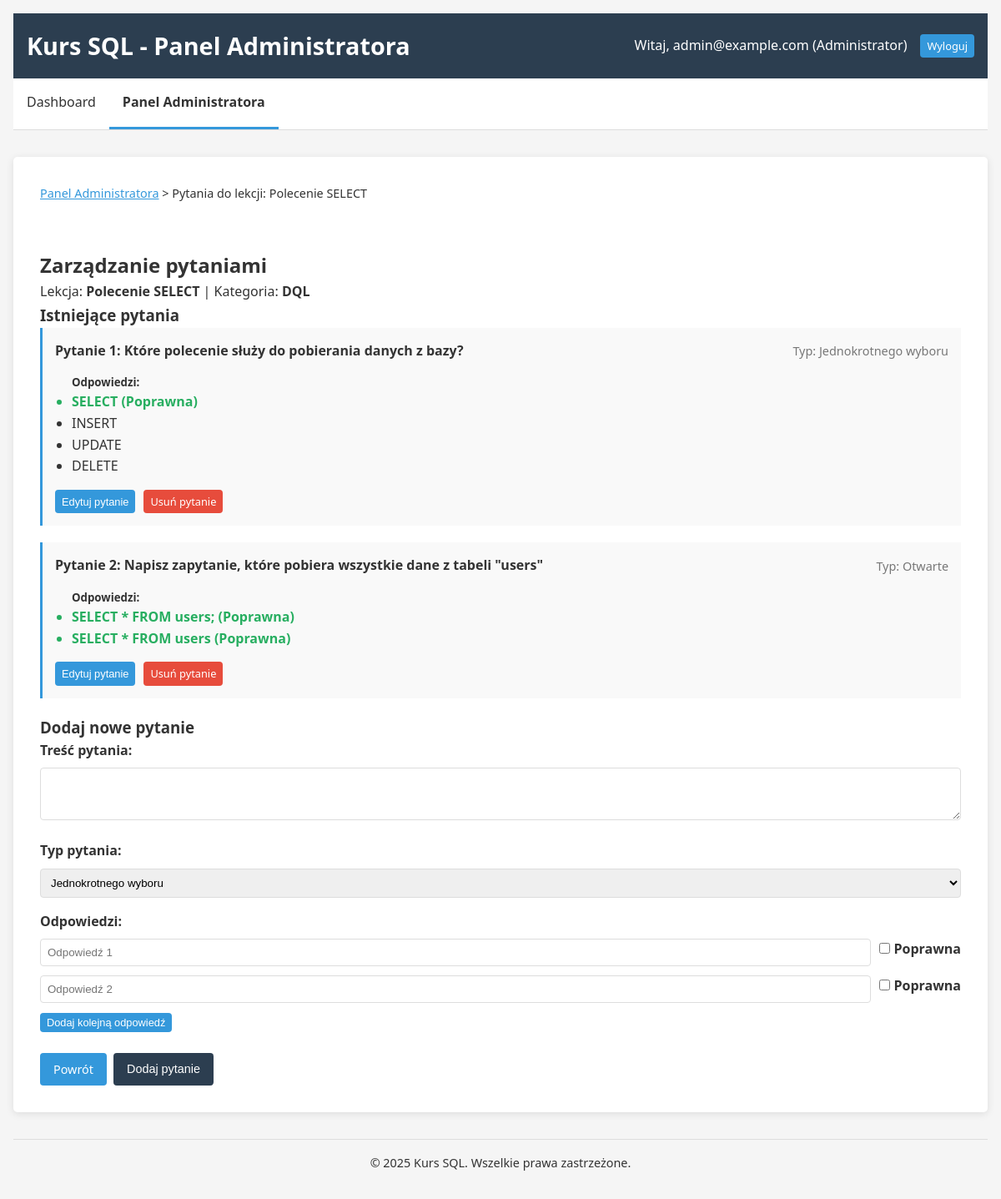
/index.php?page=admin_manage_questions&lesson_id=2 (signed in), run on the app's committed database.
### tables this page shows
CREATE TABLE lessons (
    id INT AUTO_INCREMENT PRIMARY KEY,
    title VARCHAR(255) NOT NULL,
    content TEXT NOT NULL,
    category VARCHAR(100) NOT NULL
);

CREATE TABLE questions (
    id INT AUTO_INCREMENT PRIMARY KEY,
    lesson_id INT,
    type ENUM('single', 'multi', 'open') NOT NULL,
    text TEXT NOT NULL,
    FOREIGN KEY (lesson_id) REFERENCES lessons(id) ON DELETE CASCADE
);

CREATE TABLE answers (
    id INT AUTO_INCREMENT PRIMARY KEY,
    question_id INT,
    text TEXT NOT NULL,
    is_correct BOOLEAN DEFAULT FALSE,
    FOREIGN KEY (question_id) REFERENCES questions(id) ON DELETE CASCADE
);

### functions.php (called while the page is built, shortened)
<?php
function get_questions_for_lesson($db, $lesson_id) {
    $stmt = $db->prepare("SELECT * FROM questions WHERE lesson_id = ?");
    $stmt->execute([$lesson_id]);
    return $stmt->fetchAll(PDO::FETCH_ASSOC);
}
function get_answers_for_question($db, $question_id) {
    $stmt = $db->prepare("SELECT * FROM answers WHERE question_id = ?");
    $stmt->execute([$question_id]);
    return $stmt->fetchAll(PDO::FETCH_ASSOC);
}
?>

### admin.php (the view, shortened to what this page needs)
<?php
require_once 'config.php';
require_once 'functions.php';
?>
<?php
function render_manage_questions($lesson_id) {
    global $db;
    $stmt = $db->prepare("SELECT * FROM lessons WHERE id = ?");
    $stmt->execute([$lesson_id]);
    $lesson = $stmt->fetch(PDO::FETCH_ASSOC);
    $questions = get_questions_for_lesson($db, $lesson_id);
?>
<!DOCTYPE html>
<html lang="pl">
<head>
    <link rel="stylesheet" href="style.css">
</head>
<body>
    <div class="container">
        <header>
            <h1>Kurs SQL - Panel Administratora</h1>
            <div class="user-info">
                <span>Witaj, <?= htmlspecialchars($_SESSION['email']) ?> (Administrator)</span>
                <a href="index.php?action=logout" class="btn btn-sm">Wyloguj</a>
            </div>
        </header>
        <nav>
            <ul>
                <li><a href="index.php?page=dashboard">Dashboard</a></li>
                <li><a href="index.php?page=admin" class="active">Panel Administratora</a></li>
            </ul>
        </nav>
        <main>
            <div class="admin-panel">
                <div class="breadcrumb">
                    <a href="index.php?page=admin">Panel Administratora</a> &gt;
                    Pytania do lekcji: <?= htmlspecialchars($lesson['title']) ?>
                </div>
                <div class="questions-panel">
                    <h2>Zarządzanie pytaniami</h2>
                    <p>Lekcja: <strong><?= htmlspecialchars($lesson['title']) ?></strong> | Kategoria: <strong><?= htmlspecialchars($lesson['category']) ?></strong></p>
                    <div class="questions-list">
                        <h3>Istniejące pytania</h3>
                        <?php if (empty($questions)): ?>
                        <p>Brak pytań dla tej lekcji.</p>
                        <?php else: ?>
                        <?php foreach ($questions as $index => $question): ?>
                        <div class="question-item">
                            <div class="question-header">
                                <h4>Pytanie <?= $index + 1 ?>: <?= htmlspecialchars($question['text']) ?></h4>
                                <div class="question-meta">
                                    <span class="question-type">
                                        Typ:
                                        <?php
                                        switch($question['type']) {
                                            case 'single': echo 'Jednokrotnego wyboru'; break;
                                            case 'open': echo 'Otwarte'; break;
                                        }
                                        ?>
                                    </span>
                                </div>
                            </div>
                            <div class="question-answers">
                                <h5>Odpowiedzi:</h5>
                                <?php
                                $answers = get_answers_for_question($db, $question['id']);
                                if (!empty($answers)):
                                ?>
                                <ul>
                                    <?php foreach ($answers as $answer): ?>
                                    <li class="<?= $answer['is_correct'] ? 'correct-answer' : 'incorrect-answer' ?>">
                                        <?= htmlspecialchars($answer['text']) ?>
                                        <?= $answer['is_correct'] ? ' (Poprawna)' : '' ?>
                                    </li>
                                    <?php endforeach; ?>
                                </ul>
                                <?php else: ?>
                                <p>Brak odpowiedzi dla tego pytania.</p>
                                <?php endif; ?>
                            </div>
                            <div class="question-actions">
                                <button class="btn btn-sm edit-question-btn" data-id="<?= $question['id'] ?>" data-type="<?= $question['type'] ?>">Edytuj pytanie</button>
                                <a href="index.php?page=admin_manage_questions&lesson_id=<?= $lesson_id ?>&delete_question=<?= $question['id'] ?>"
                                   class="btn btn-sm btn-danger"
                                   onclick="return confirm('Czy na pewno chcesz usunąć to pytanie?')">Usuń pytanie</a>
                            </div>
                        </div>
                        <?php endforeach; ?>
                        <?php endif; ?>
                    </div>
                    <div class="add-question">
                        <h3>Dodaj nowe pytanie</h3>
                        <form method="post" action="index.php?page=admin_manage_questions&lesson_id=<?= $lesson_id ?>" id="add-question-form">
                            <div class="form-group">
                                <label for="question_text">Treść pytania:</label>
                                <textarea name="question_text" id="question_text" required rows="3"></textarea>
                            </div>
                            <div class="form-group">
                                <label for="question_type">Typ pytania:</label>
                                <select name="question_type" id="question_type" required>
                                    <option value="single">Jednokrotnego wyboru</option>
                                </select>
                            </div>
                            <div id="choice-answers">
                                <div class="form-group">
                                    <label>Odpowiedzi:</label>
                                    <div id="answers-container">
                                        <div class="answer-row">
                                            <input type="text" name="answers[]" placeholder="Odpowiedź 1" required>
                                            <label><input type="checkbox" name="correct_answers[]" value="0"> Poprawna</label>
                                        </div>
                                        <div class="answer-row">
                                            <input type="text" name="answers[]" placeholder="Odpowiedź 2" required>
                                            <label><input type="checkbox" name="correct_answers[]" value="1"> Poprawna</label>
                                        </div>
                                    </div>
                                    <button type="button" id="add-answer" class="btn btn-sm">Dodaj kolejną odpowiedź</button>
                                </div>
                            </div>
                            <div class="form-actions">
                                <a href="index.php?page=admin" class="btn">Powrót</a>
                                <button type="submit" class="btn btn-primary">Dodaj pytanie</button>
                            </div>
                        </form>
                    </div>
                </div>
            </div>
        </main>
        <footer>
            <p>&copy; 2025 Kurs SQL. Wszelkie prawa zastrzeżone.</p>
        </footer>
    </div>
</body>
</html>
<?php
}
?>

### style.css (style rules this page uses)
:root { --primary-color: #2c3e50; --secondary-color: #3498db; --accent-color: #e74c3c; --light-gray: #f5f5f5; --dark-gray: #333; --border-color: #ddd; --success-color: #27ae60; --error-color: #e74c3c; }
* { margin: 0; padding: 0; box-sizing: border-box; }
body { font-family: 'Segoe UI', Tahoma, Geneva, Verdana, sans-serif; line-height: 1.6; background-color: var(--light-gray); color: var(--dark-gray); }
.container { max-width: 1200px; margin: 0 auto; padding: 1rem; }
header { background-color: var(--primary-color); color: white; padding: 1rem; display: flex; justify-content: space-between; align-items: center; }
header h1 { font-size: 1.8rem; }
.user-info { display: flex; align-items: center; gap: 1rem; }
nav { background-color: white; border-bottom: 1px solid var(--border-color); margin-bottom: 2rem; }
nav ul { display: flex; list-style-type: none; }
nav ul li a { display: block; padding: 1rem; color: var(--dark-gray); text-decoration: none; transition: background-color 0.2s; }
nav ul li a.active { border-bottom: 3px solid var(--secondary-color); font-weight: bold; }
main { background-color: white; padding: 2rem; border-radius: 5px; box-shadow: 0 2px 10px rgba(0, 0, 0, 0.1); margin-bottom: 2rem; }
footer { text-align: center; padding: 1rem; color: var(--dark-gray); font-size: 0.9rem; border-top: 1px solid var(--border-color); }
.btn { display: inline-block; padding: 0.5rem 1rem; background-color: var(--secondary-color); color: white; border: none; border-radius: 4px; cursor: pointer; text-decoration: none; font-size: 0.9rem; transition: background-color 0.2s; }
.btn-primary { background-color: var(--primary-color); }
.btn-sm { padding: 0.25rem 0.5rem; font-size: 0.8rem; }
.form-group { margin-bottom: 1rem; }
.form-group label { display: block; margin-bottom: 0.5rem; font-weight: bold; }
.form-group input[type="text"], .form-group input[type="email"], .form-group input[type="password"], .form-group textarea, .form-group select { width: 100%; padding: 0.5rem; border: 1px solid var(--border-color); border-radius: 4px; }
.form-actions { margin-top: 1.5rem; display: flex; gap: 0.5rem; }
.admin-panel { display: grid; gap: 2rem; }
.breadcrumb { margin-bottom: 1.5rem; font-size: 0.9rem; }
.breadcrumb a { color: var(--secondary-color); }

### admin.php (style rules this page uses)
.question-item { background-color: #f9f9f9; padding: 15px; margin-bottom: 20px; border-left: 3px solid var(--secondary-color); }
.question-header { display: flex; justify-content: space-between; align-items: center; margin-bottom: 10px; }
.question-meta { font-size: 0.9em; color: #777; }
.question-answers { margin: 15px 0; padding-left: 20px; }
.question-actions { margin-top: 15px; display: flex; gap: 10px; }
.correct-answer { color: var(--success-color); font-weight: bold; }
.incorrect-answer { color: inherit; }
.answer-row { display: flex; align-items: center; margin-bottom: 10px; }
.answer-row input[type="text"] { flex: 1; margin-right: 10px; }
.btn-danger { background-color: var(--error-color); }

### data on the page
lessons: title "Polecenie SELECT", category "DQL"
questions: text "Które polecenie służy do pobierania danych z bazy?", type "Jednokrotnego wyboru"
answers: text "SELECT", is_correct "(Poprawna)"
answers: text "INSERT"
answers: text "UPDATE"
answers: text "DELETE"
questions: text "Napisz zapytanie, które pobiera wszystkie dane z tabeli \"users\"", type "Otwarte"
answers: text "SELECT * FROM users;", is_correct "(Poprawna)"
answers: text "SELECT * FROM users", is_correct "(Poprawna)"

### other printed values
$_SESSION['email'] "admin@example.com"
